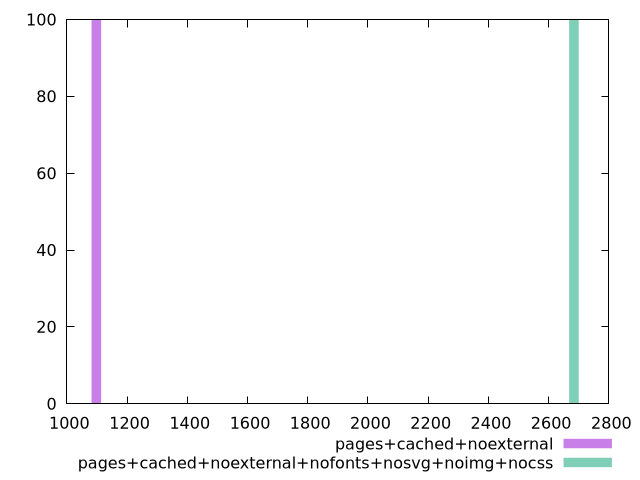

Source code (gnuplot):
$_pagesCachedNoexternal <<EOF
1098 100
EOF
$_pagesCachedNoexternalNofontsNosvgNoimgNocss <<EOF
2684 100
EOF
set key outside below
set terminal pngcairo
set output "report_00006_2020-11-02T20-21-41.718Z/uses-long-cache-ttl/uses-long-cache-ttl_pages+cached+noexternal_pages+cached+noexternal+nofonts+nosvg+noimg+nocss+hist.png"
set boxwidth 31.72
set style fill transparent solid 0.5 noborder
set yrange [0:100]
plot $_pagesCachedNoexternal title "pages+cached+noexternal" with boxes ,$_pagesCachedNoexternalNofontsNosvgNoimgNocss title "pages+cached+noexternal+nofonts+nosvg+noimg+nocss" with boxes ,
